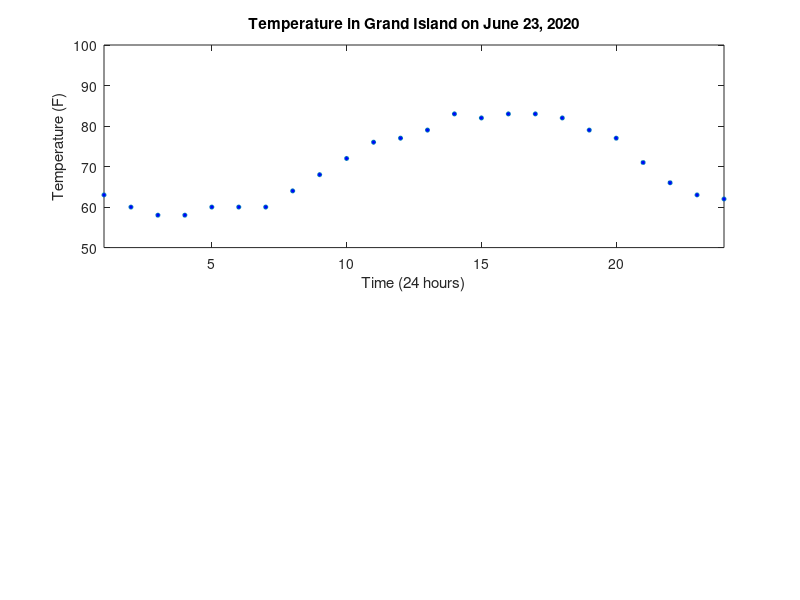

Here is the MATLAB script that generated this plot:
xCoordinates = 1:1:24;
temperatures = [63 60 58 58 60 60 60 64 68 72 76 77 79 83 82 83 83 82 79 77 71 66 63 62];
figure;
subplot(2,1,1);
plot(xCoordinates, temperatures, 'o', 'MarkerSize', 3, 'MarkerFaceColor', [0 0 1]);
xlim([1 24]);
ylim([50 100]);
xlabel('Time (24 hours)');
ylabel('Temperature (F)');
title("Temperature in Grand Island on June 23, 2020");